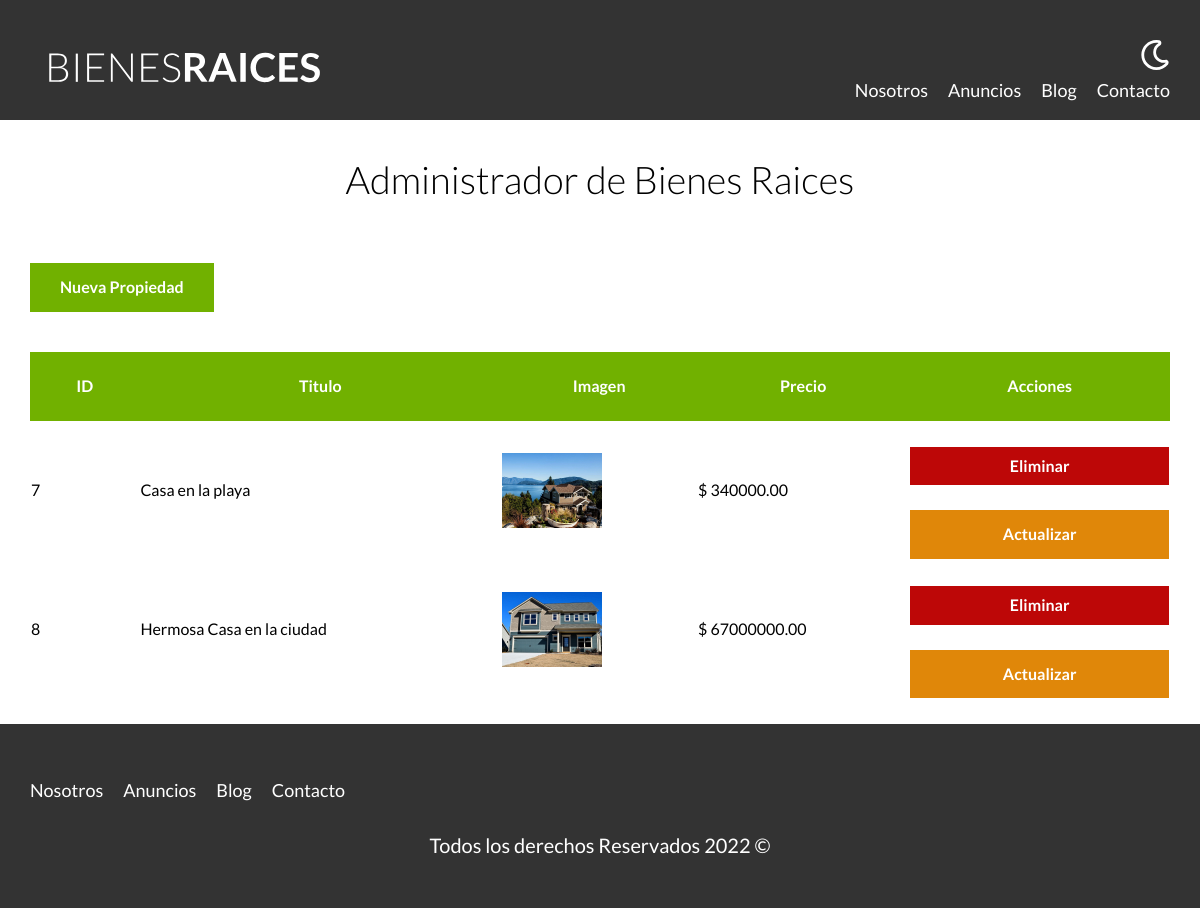
The app's page /admin/index.php with its own data.
### tables this page shows
CREATE TABLE `propiedades` (
  `id` int NOT NULL AUTO_INCREMENT,
  `titulo` varchar(60) DEFAULT NULL,
  `precio` decimal(10,2) DEFAULT NULL,
  `imagen` varchar(200) DEFAULT NULL,
  `descripcion` longtext,
  `habitaciones` int DEFAULT NULL,
  `wc` int DEFAULT NULL,
  `estacionamiento` int DEFAULT NULL,
  `creado` date DEFAULT NULL,
  `vendedorId` int DEFAULT NULL,
  PRIMARY KEY (`id`),
  KEY `vededorId_idx` (`vendedorId`),
  CONSTRAINT `vededorId` FOREIGN KEY (`vendedorId`) REFERENCES `vendedores` (`id`)
);

### includes/funciones.php (called while the page is built, shortened)
<?php
function incluirTemplate( string  $nombre, bool $inicio = false ) {
    include TEMPLATES_URL . "/${nombre}.php";
}

### admin/index.php (the view, shortened to what this page needs)
<?php
    $db = conectarDB();
    $query = "SELECT * FROM propiedades";
    $resultadoConsulta = mysqli_query($db, $query);
    require '../includes/funciones.php';
    incluirTemplate('header');
?>
    <main class="contenedor seccion">
        <h1>Administrador de Bienes Raices</h1>
        <a href="/admin/propiedades/crear.php" class="boton boton-verde">Nueva Propiedad</a>
        <table class="propiedades">
            <thead>
                <tr>
                    <th>ID</th>
                    <th>Titulo</th>
                    <th>Imagen</th>
                    <th>Precio</th>
                    <th>Acciones</th>
                </tr>
            </thead>
            <tbody>
                <?php while( $propiedad = mysqli_fetch_assoc($resultadoConsulta)): ?>
                <tr>
                    <td><?php echo $propiedad['id']; ?></td>
                    <td><?php echo $propiedad['titulo']; ?></td>
                    <td><img src="/imagenes/<?php echo $propiedad['imagen']; ?>" class="imagen-tabla"></td>
                    <td>$ <?php echo $propiedad['precio']; ?></td>
                    <td>
                        <form method="POST" class="w-100">
                                <input type="submit" class="boton-rojo-block" value="Eliminar">
                        </form>
                        <a href="admin/propiedades/actualizar.php?id=<?php echo $propiedad['id']; ?>" class="boton-amarillo-block">Actualizar</a>
                    </td>
                </tr>
                <?php endwhile; ?>
            </tbody>
        </table>
    </main>
<?php
    incluirTemplate('footer');
?>

### includes/templates/header.php (shortened to what this page needs)
<!DOCTYPE html>
<html lang="en">
<head>
    <link rel="stylesheet" href="/build/css/app.css">
</head>
<body>
    <header class="header <?php echo $inicio ? "inicio" : ''; ?>">
        <div class="contenedor contenido-header">
            <div class="barra">
                <a href="/">
                    <img src="/build/img/logo.svg" alt="Logotipo de Bienes Raices">
                </a>
                <div class="derecha">
                    <img class="dark-mode-boton" src="/build/img/dark-mode.svg">
                    <nav class="navegacion">
                        <a href="nosotros.php">Nosotros</a>
                        <a href="anuncios.php">Anuncios</a>
                        <a href="blog.php">Blog</a>
                        <a href="contacto.php">Contacto</a>
                    </nav>
                </div>
            </div>
        </div>
    </header>

### includes/templates/footer.php (shortened to what this page needs)
<footer class="footer seccion">
        <div class="contenedor contenedor-footer">
            <nav class="navegacion">
                <a href="nosotros.php">Nosotros</a>
                <a href="anuncios.php">Anuncios</a>
                <a href="blog.php">Blog</a>
                <a href="contacto.php">Contacto</a>
            </nav>
        </div>
        <p class="copyright">Todos los derechos Reservados <?php echo date('Y') ?> &copy;</p>
    </footer>
</body>
</html>

### build/css/app.css (style rules this page uses)
html { -webkit-text-size-adjust:100%;line-height:1.15 }
body { margin:0 }
main { display:block }
h1 { font-size:2em;margin:.67em 0 }
a { background-color:transparent }
img { border-style:none }
button,input,optgroup,select,textarea { font-family:inherit;font-size:100%;line-height:1.15;margin:0 }
button,input { overflow:visible }
[type=button],[type=reset],[type=submit],button { -webkit-appearance:button }
html { box-sizing:border-box;font-size:62.5% }
*,:after,:before { box-sizing:inherit }
body { font-family:Lato,sans-serif;font-size:1.6rem;line-height:1.8 }
p { color:#000;font-size:2rem }
.contenedor { margin:0 auto;max-width:120rem;width:95% }
a { text-decoration:none }
img,picture { display:block;width:100% }
h1,h2,h3 { font-family:Lato,sans-serif;font-weight:300;margin:2.5rem 0;text-align:center }
h1 { font-size:3.8rem }
.seccion { margin-bottom:2.5rem;margin-top:2.5rem }
.boton-amarillo-block { background-color:#e08709;border:none;color:#fff;display:block;font-weight:700;margin-top:2.5rem;padding:1rem 3rem;text-align:center;text-decoration:none }
.boton-verde { background-color:#71b100;border:none;color:#fff;display:inline-block;font-weight:700;margin-top:2.5rem;padding:1rem 3rem;text-align:center;text-decoration:none }
.boton-rojo-block { background-color:#bd0707;border:none;color:#fff;display:block;font-weight:700;margin-top:2.5rem;padding:1rem 3rem;text-align:center;text-decoration:none;width:100% }
.header { background-color:#333;padding:1rem 0 3rem }
.contenido-header { display:flex;flex-direction:column;justify-content:space-between }
.footer { background-color:#333;margin-bottom:0;padding:2.5rem 0 }
.footer .contenedor-footer { padding-top:2.5rem }
.footer .navegacion { height:auto;opacity:1;visibility:visible }
.footer .copyright { color:#fff;text-align:center }
.derecha { align-items:center;display:flex;flex-direction:column }
@media (min-width:768px) { .derecha { align-items:flex-end } }
.derecha .dark-mode-boton { filter:invert(100%);margin-bottom:2rem;margin-top:3rem;width:3rem }
@media (min-width:768px) { .derecha .dark-mode-boton { margin-top:0 } }
.barra { align-items:center;display:flex;flex-direction:column;padding-top:3rem }
@media (min-width:768px) { .barra { align-items:flex-end;flex-direction:row;justify-content:space-between } }
.navegacion { height:0;opacity:0;transition:visibility .3s ease-in-out,opacity .5s linear,height .5s linear;visibility:hidden }
@media (min-width:768px) { .navegacion { align-items:center;display:flex;opacity:1;visibility:visible } }
.navegacion a { color:#fff;display:block;font-size:2.2rem;text-align:center;text-decoration:none }
@media (min-width:768px) { .navegacion a { font-size:1.8rem;margin-right:2rem } }
@media (min-width:768px) { .navegacion a:last-of-type { margin-right:0 } }
table.propiedades { border-spacing:0;margin-top:4rem;width:100% }
table.propiedades thead { background-color:#71b100 }
table.propiedades thead th { color:#fff;padding:2rem }
table.propiedades .imagen-tabla { width:10rem }

### records on screen
propiedades: id "7", titulo "Casa en la playa", imagen (picture), precio "340000.00"
propiedades: id "8", titulo "Hermosa Casa en la ciudad", imagen (picture), precio "67000000.00"
